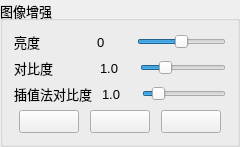
         <widget class="QGroupBox" name="groupBox_img_enhance">
          <property name="sizePolicy">
           <sizepolicy hsizetype="Preferred" vsizetype="Minimum">
            <horstretch>0</horstretch>
            <verstretch>0</verstretch>
           </sizepolicy>
          </property>
          <property name="font">
           <font>
            <pointsize>10</pointsize>
           </font>
          </property>
          <property name="contextMenuPolicy">
           <enum>Qt::CustomContextMenu</enum>
          </property>
          <property name="title">
           <string>图像增强</string>
          </property>
          <layout class="QVBoxLayout" name="verticalLayout_4">
           <item>
            <layout class="QHBoxLayout" name="horizontalLayout_22">
             <property name="spacing">
              <number>10</number>
             </property>
             <item>
              <widget class="QLabel" name="label">
               <property name="sizePolicy">
                <sizepolicy hsizetype="Fixed" vsizetype="Fixed">
                 <horstretch>0</horstretch>
                 <verstretch>0</verstretch>
                </sizepolicy>
               </property>
               <property name="minimumSize">
                <size>
                 <width>40</width>
                 <height>0</height>
                </size>
               </property>
               <property name="text">
                <string>亮度             </string>
               </property>
              </widget>
             </item>
             <item alignment="Qt::AlignHCenter">
              <widget class="QLabel" name="label_3">
               <property name="sizePolicy">
                <sizepolicy hsizetype="Fixed" vsizetype="Preferred">
                 <horstretch>0</horstretch>
                 <verstretch>0</verstretch>
                </sizepolicy>
               </property>
               <property name="minimumSize">
                <size>
                 <width>30</width>
                 <height>0</height>
                </size>
               </property>
               <property name="text">
                <string>0</string>
               </property>
              </widget>
             </item>
             <item>
              <widget class="QSlider" name="horizontalSlider">
               <property name="sizePolicy">
                <sizepolicy hsizetype="Expanding" vsizetype="Fixed">
                 <horstretch>0</horstretch>
                 <verstretch>0</verstretch>
                </sizepolicy>
               </property>
               <property name="maximumSize">
                <size>
                 <width>180</width>
                 <height>16777215</height>
                </size>
               </property>
               <property name="minimum">
                <number>-200</number>
               </property>
               <property name="maximum">
                <number>200</number>
               </property>
               <property name="singleStep">
                <number>2</number>
               </property>
               <property name="value">
                <number>0</number>
               </property>
               <property name="sliderPosition">
                <number>0</number>
               </property>
               <property name="orientation">
                <enum>Qt::Horizontal</enum>
               </property>
               <property name="invertedControls">
                <bool>false</bool>
               </property>
              </widget>
             </item>
            </layout>
           </item>
           <item>
            <layout class="QHBoxLayout" name="horizontalLayout_33">
             <property name="spacing">
              <number>10</number>
             </property>
             <item>
              <widget class="QLabel" name="label_2">
               <property name="sizePolicy">
                <sizepolicy hsizetype="Fixed" vsizetype="Fixed">
                 <horstretch>0</horstretch>
                 <verstretch>0</verstretch>
                </sizepolicy>
               </property>
               <property name="minimumSize">
                <size>
                 <width>40</width>
                 <height>0</height>
                </size>
               </property>
               <property name="text">
                <string>对比度          </string>
               </property>
              </widget>
             </item>
             <item alignment="Qt::AlignHCenter">
              <widget class="QLabel" name="label_4">
               <property name="sizePolicy">
                <sizepolicy hsizetype="Fixed" vsizetype="Preferred">
                 <horstretch>0</horstretch>
                 <verstretch>0</verstretch>
                </sizepolicy>
               </property>
               <property name="minimumSize">
                <size>
                 <width>30</width>
                 <height>0</height>
                </size>
               </property>
               <property name="text">
                <string>1.0</string>
               </property>
              </widget>
             </item>
             <item>
              <widget class="QSlider" name="horizontalSlider_2">
               <property name="sizePolicy">
                <sizepolicy hsizetype="Expanding" vsizetype="Fixed">
                 <horstretch>0</horstretch>
                 <verstretch>0</verstretch>
                </sizepolicy>
               </property>
               <property name="maximumSize">
                <size>
                 <width>180</width>
                 <height>16777215</height>
                </size>
               </property>
               <property name="minimum">
                <number>30</number>
               </property>
               <property name="maximum">
                <number>300</number>
               </property>
               <property name="singleStep">
                <number>5</number>
               </property>
               <property name="pageStep">
                <number>20</number>
               </property>
               <property name="value">
                <number>100</number>
               </property>
               <property name="orientation">
                <enum>Qt::Horizontal</enum>
               </property>
              </widget>
             </item>
            </layout>
           </item>
           <item>
            <layout class="QHBoxLayout" name="horizontalLayout_44">
             <property name="spacing">
              <number>10</number>
             </property>
             <item>
              <widget class="QLabel" name="label_25">
               <property name="sizePolicy">
                <sizepolicy hsizetype="Fixed" vsizetype="Fixed">
                 <horstretch>0</horstretch>
                 <verstretch>0</verstretch>
                </sizepolicy>
               </property>
               <property name="minimumSize">
                <size>
                 <width>40</width>
                 <height>0</height>
                </size>
               </property>
               <property name="text">
                <string>插值法对比度</string>
               </property>
              </widget>
             </item>
             <item alignment="Qt::AlignHCenter">
              <widget class="QLabel" name="label_26">
               <property name="sizePolicy">
                <sizepolicy hsizetype="Fixed" vsizetype="Preferred">
                 <horstretch>0</horstretch>
                 <verstretch>0</verstretch>
                </sizepolicy>
               </property>
               <property name="minimumSize">
                <size>
                 <width>30</width>
                 <height>0</height>
                </size>
               </property>
               <property name="text">
                <string>1.0</string>
               </property>
              </widget>
             </item>
             <item>
              <widget class="QSlider" name="horizontalSlider_3">
               <property name="sizePolicy">
                <sizepolicy hsizetype="Expanding" vsizetype="Fixed">
                 <horstretch>0</horstretch>
                 <verstretch>0</verstretch>
                </sizepolicy>
               </property>
               <property name="maximumSize">
                <size>
                 <width>180</width>
                 <height>16777215</height>
                </size>
               </property>
               <property name="minimum">
                <number>0</number>
               </property>
               <property name="maximum">
                <number>800</number>
               </property>
               <property name="singleStep">
                <number>5</number>
               </property>
               <property name="pageStep">
                <number>20</number>
               </property>
               <property name="value">
                <number>100</number>
               </property>
               <property name="orientation">
                <enum>Qt::Horizontal</enum>
               </property>
              </widget>
             </item>
            </layout>
           </item>
           <item>
            <layout class="QHBoxLayout" name="horizontalLayout_55">
             <item>
              <widget class="QPushButton" name="pushButton_81">
               <property name="enabled">
                <bool>true</bool>
               </property>
               <property name="minimumSize">
                <size>
                 <width>0</width>
                 <height>0</height>
                </size>
               </property>
               <property name="maximumSize">
                <size>
                 <width>60</width>
                 <height>16777215</height>
                </size>
               </property>
               <property name="font">
                <font>
                 <pointsize>10</pointsize>
                </font>
               </property>
               <property name="toolTip">
                <string>顺时针旋转90°</string>
               </property>
               <property name="text">
                <string/>
               </property>
               <property name="icon">
                <iconset>
                 <normaloff>images/icon_33.png</normaloff>images/icon_33.png</iconset>
               </property>
               <property name="iconSize">
                <size>
                 <width>16</width>
                 <height>16</height>
                </size>
               </property>
              </widget>
             </item>
             <item>
              <widget class="QPushButton" name="pushButton_82">
               <property name="enabled">
                <bool>true</bool>
               </property>
               <property name="minimumSize">
                <size>
                 <width>0</width>
                 <height>0</height>
                </size>
               </property>
               <property name="maximumSize">
                <size>
                 <width>60</width>
                 <height>16777215</height>
                </size>
               </property>
               <property name="font">
                <font>
                 <pointsize>10</pointsize>
                </font>
               </property>
               <property name="toolTip">
                <string>水平翻转</string>
               </property>
               <property name="text">
                <string/>
               </property>
               <property name="icon">
                <iconset>
                 <normaloff>images/图片20.png</normaloff>images/图片20.png</iconset>
               </property>
               <property name="iconSize">
                <size>
                 <width>16</width>
                 <height>16</height>
                </size>
               </property>
              </widget>
             </item>
             <item>
              <widget class="QPushButton" name="pushButton_83">
               <property name="enabled">
                <bool>true</bool>
               </property>
               <property name="maximumSize">
                <size>
                 <width>60</width>
                 <height>16777215</height>
                </size>
               </property>
               <property name="font">
                <font>
                 <pointsize>10</pointsize>
                </font>
               </property>
               <property name="toolTip">
                <string>垂直翻转</string>
               </property>
               <property name="text">
                <string/>
               </property>
               <property name="icon">
                <iconset>
                 <normaloff>images/图片21.png</normaloff>images/图片21.png</iconset>
               </property>
               <property name="iconSize">
                <size>
                 <width>16</width>
                 <height>16</height>
                </size>
               </property>
              </widget>
             </item>
            </layout>
           </item>
          </layout>
         </widget>
